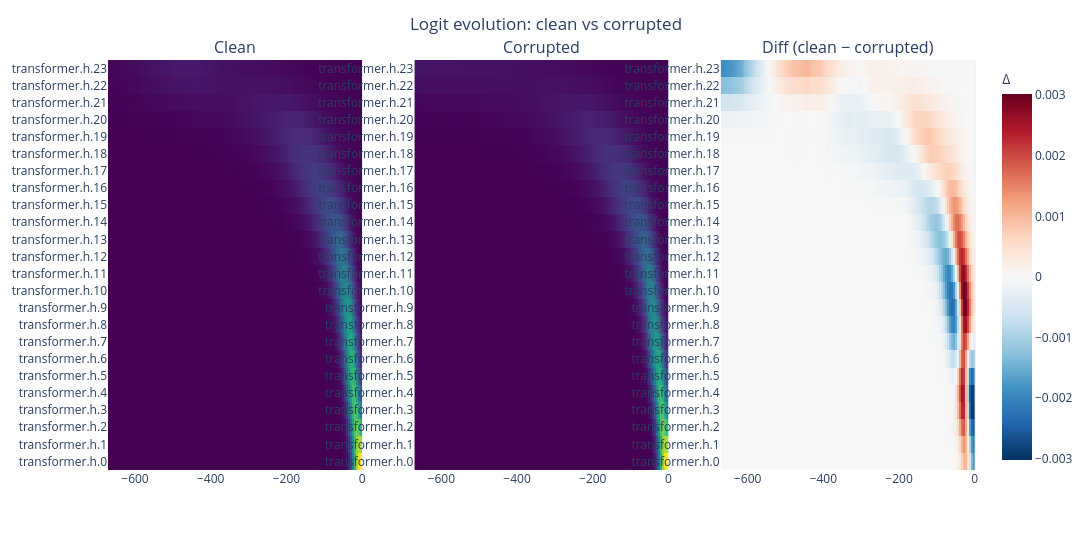

Notebook code for this chart:
### Code cell
fig = plot_evolution_heatmap_comparison(hm_clean, hm_corrupted, hm_diff)
fig.show()

### Figure 1 — Plotly figure (JSON) as saved in the notebook; plotly's stock layout.template omitted (floating-point values rounded to 4 significant figures; data arrays with more than 128 entries replaced by an {"elided": "..."} marker saying what was removed)
{"data": [{"colorscale": [[0, "#440154"], [0.1111, "#482878"], [0.2222, "#3e4989"], [0.3333, "#31688e"], [0.4444, "#26828e"], [0.5556, "#1f9e89"], [0.6667, "#35b779"], [0.7778, "#6ece58"], [0.8889, "#b5de2b"], [1, "#fde725"]], "hovertemplate": "logit: %{x:.1f}<br>layer: %{y}<br>val: %{z:.4f}<extra></extra>", "showscale": false, "type": "heatmap", "x": [-668.7, -663.4, -658.2, -652.9, -647.7, -642.4, -637.2, -631.9, -626.7, -621.4, -616.2, -610.9, -605.7, -600.4, -595.2, -589.9, -584.7, -579.4, -574.2, -568.9, -563.7, -558.4, -553.2, -547.9, -542.7, -537.4, -532.2, -526.9, -521.7, -516.5, -511.2, -506.0, -500.7, -495.5, -490.2, -485.0, -479.7, -474.5, -469.2, -464.0, -458.7, -453.5, -448.2, -443.0, -437.7, -432.5, -427.2, -422.0, -416.7, -411.5, -406.2, -401.0, -395.7, -390.5, -385.2, -380.0, -374.7, -369.5, -364.2, -359.0, -353.7, -348.5, -343.2, -338.0, -332.7, -327.5, -322.2, -317.0, -311.7, -306.5, -301.2, -296.0, -290.8, -285.5, -280.3, -275.0, -269.8, -264.5, -259.3, -254.0, -248.8, -243.5, -238.3, -233.0, -227.8, -222.5, -217.3, -212.0, -206.8, -201.5, -196.3, -191.0, -185.8, -180.5, -175.3, -170.0, -164.8, -159.5, -154.3, -149.0, -143.8, -138.5, -133.3, -128.0, -122.8, -117.5, -112.3, -107.0, -101.8, -96.54, -91.29, -86.05, -80.8, -75.55, -70.3, -65.05, -59.8, -54.55, -49.3, -44.05, -38.81, -33.56, -28.31, -23.06, -17.81, -12.56, -7.312, -2.063], "xaxis": "x", "y": ["transformer.h.0", "transformer.h.1", "transformer.h.2", "transformer.h.3", "transformer.h.4", "transformer.h.5", "transformer.h.6", "transformer.h.7", "transformer.h.8", "transformer.h.9", "transformer.h.10", "transformer.h.11", "transformer.h.12", "transformer.h.13", "transformer.h.14", "transformer.h.15", "transformer.h.16", "transformer.h.17", "transformer.h.18", "transformer.h.19", "transformer.h.20", "transformer.h.21", "transformer.h.22", "transformer.h.23"], "yaxis": "y", "z": {"elided": "24x128 float values"}}, {"colorscale": [[0, "#440154"], [0.1111, "#482878"], [0.2222, "#3e4989"], [0.3333, "#31688e"], [0.4444, "#26828e"], [0.5556, "#1f9e89"], [0.6667, "#35b779"], [0.7778, "#6ece58"], [0.8889, "#b5de2b"], [1, "#fde725"]], "hovertemplate": "logit: %{x:.1f}<br>layer: %{y}<br>val: %{z:.4f}<extra></extra>", "showscale": false, "type": "heatmap", "x": [-668.7, -663.4, -658.2, -652.9, -647.7, -642.4, -637.2, -631.9, -626.7, -621.4, -616.2, -610.9, -605.7, -600.4, -595.2, -589.9, -584.7, -579.4, -574.2, -568.9, -563.7, -558.4, -553.2, -547.9, -542.7, -537.4, -532.2, -526.9, -521.7, -516.5, -511.2, -506.0, -500.7, -495.5, -490.2, -485.0, -479.7, -474.5, -469.2, -464.0, -458.7, -453.5, -448.2, -443.0, -437.7, -432.5, -427.2, -422.0, -416.7, -411.5, -406.2, -401.0, -395.7, -390.5, -385.2, -380.0, -374.7, -369.5, -364.2, -359.0, -353.7, -348.5, -343.2, -338.0, -332.7, -327.5, -322.2, -317.0, -311.7, -306.5, -301.2, -296.0, -290.8, -285.5, -280.3, -275.0, -269.8, -264.5, -259.3, -254.0, -248.8, -243.5, -238.3, -233.0, -227.8, -222.5, -217.3, -212.0, -206.8, -201.5, -196.3, -191.0, -185.8, -180.5, -175.3, -170.0, -164.8, -159.5, -154.3, -149.0, -143.8, -138.5, -133.3, -128.0, -122.8, -117.5, -112.3, -107.0, -101.8, -96.54, -91.29, -86.05, -80.8, -75.55, -70.3, -65.05, -59.8, -54.55, -49.3, -44.05, -38.81, -33.56, -28.31, -23.06, -17.81, -12.56, -7.312, -2.063], "xaxis": "x2", "y": ["transformer.h.0", "transformer.h.1", "transformer.h.2", "transformer.h.3", "transformer.h.4", "transformer.h.5", "transformer.h.6", "transformer.h.7", "transformer.h.8", "transformer.h.9", "transformer.h.10", "transformer.h.11", "transformer.h.12", "transformer.h.13", "transformer.h.14", "transformer.h.15", "transformer.h.16", "transformer.h.17", "transformer.h.18", "transformer.h.19", "transformer.h.20", "transformer.h.21", "transformer.h.22", "transformer.h.23"], "yaxis": "y2", "z": {"elided": "24x128 float values"}}, {"colorbar": {"title": {"text": "Δ"}, "x": 1.02}, "colorscale": [[0, "rgb(5,48,97)"], [0.1, "rgb(33,102,172)"], [0.2, "rgb(67,147,195)"], [0.3, "rgb(146,197,222)"], [0.4, "rgb(209,229,240)"], [0.5, "rgb(247,247,247)"], [0.6, "rgb(253,219,199)"], [0.7, "rgb(244,165,130)"], [0.8, "rgb(214,96,77)"], [0.9, "rgb(178,24,43)"], [1, "rgb(103,0,31)"]], "hovertemplate": "logit: %{x:.1f}<br>layer: %{y}<br>Δ: %{z:.4f}<extra></extra>", "type": "heatmap", "x": [-668.7, -663.4, -658.2, -652.9, -647.7, -642.4, -637.2, -631.9, -626.7, -621.4, -616.2, -610.9, -605.7, -600.4, -595.2, -589.9, -584.7, -579.4, -574.2, -568.9, -563.7, -558.4, -553.2, -547.9, -542.7, -537.4, -532.2, -526.9, -521.7, -516.5, -511.2, -506.0, -500.7, -495.5, -490.2, -485.0, -479.7, -474.5, -469.2, -464.0, -458.7, -453.5, -448.2, -443.0, -437.7, -432.5, -427.2, -422.0, -416.7, -411.5, -406.2, -401.0, -395.7, -390.5, -385.2, -380.0, -374.7, -369.5, -364.2, -359.0, -353.7, -348.5, -343.2, -338.0, -332.7, -327.5, -322.2, -317.0, -311.7, -306.5, -301.2, -296.0, -290.8, -285.5, -280.3, -275.0, -269.8, -264.5, -259.3, -254.0, -248.8, -243.5, -238.3, -233.0, -227.8, -222.5, -217.3, -212.0, -206.8, -201.5, -196.3, -191.0, -185.8, -180.5, -175.3, -170.0, -164.8, -159.5, -154.3, -149.0, -143.8, -138.5, -133.3, -128.0, -122.8, -117.5, -112.3, -107.0, -101.8, -96.54, -91.29, -86.05, -80.8, -75.55, -70.3, -65.05, -59.8, -54.55, -49.3, -44.05, -38.81, -33.56, -28.31, -23.06, -17.81, -12.56, -7.312, -2.063], "xaxis": "x3", "y": ["transformer.h.0", "transformer.h.1", "transformer.h.2", "transformer.h.3", "transformer.h.4", "transformer.h.5", "transformer.h.6", "transformer.h.7", "transformer.h.8", "transformer.h.9", "transformer.h.10", "transformer.h.11", "transformer.h.12", "transformer.h.13", "transformer.h.14", "transformer.h.15", "transformer.h.16", "transformer.h.17", "transformer.h.18", "transformer.h.19", "transformer.h.20", "transformer.h.21", "transformer.h.22", "transformer.h.23"], "yaxis": "y3", "z": {"elided": "24x128 float values"}, "zmax": 0.003019, "zmin": -0.003019}], "layout": {"annotations": [{"font": {"size": 16}, "showarrow": false, "text": "Clean", "x": 0.1467, "xanchor": "center", "xref": "paper", "y": 1, "yanchor": "bottom", "yref": "paper"}, {"font": {"size": 16}, "showarrow": false, "text": "Corrupted", "x": 0.5, "xanchor": "center", "xref": "paper", "y": 1, "yanchor": "bottom", "yref": "paper"}, {"font": {"size": 16}, "showarrow": false, "text": "Diff (clean − corrupted)", "x": 0.8533, "xanchor": "center", "xref": "paper", "y": 1, "yanchor": "bottom", "yref": "paper"}], "font": {"size": 12}, "height": 550, "margin": {"b": 80, "l": 60, "r": 40, "t": 60}, "title": {"text": "Logit evolution: clean vs corrupted", "x": 0.5, "xanchor": "center"}, "width": 1400, "xaxis": {"anchor": "y", "domain": [0, 0.2933]}, "xaxis2": {"anchor": "y2", "domain": [0.3533, 0.6467]}, "xaxis3": {"anchor": "y3", "domain": [0.7067, 1]}, "yaxis": {"anchor": "x", "domain": [0, 1]}, "yaxis2": {"anchor": "x2", "domain": [0, 1]}, "yaxis3": {"anchor": "x3", "domain": [0, 1]}}}
